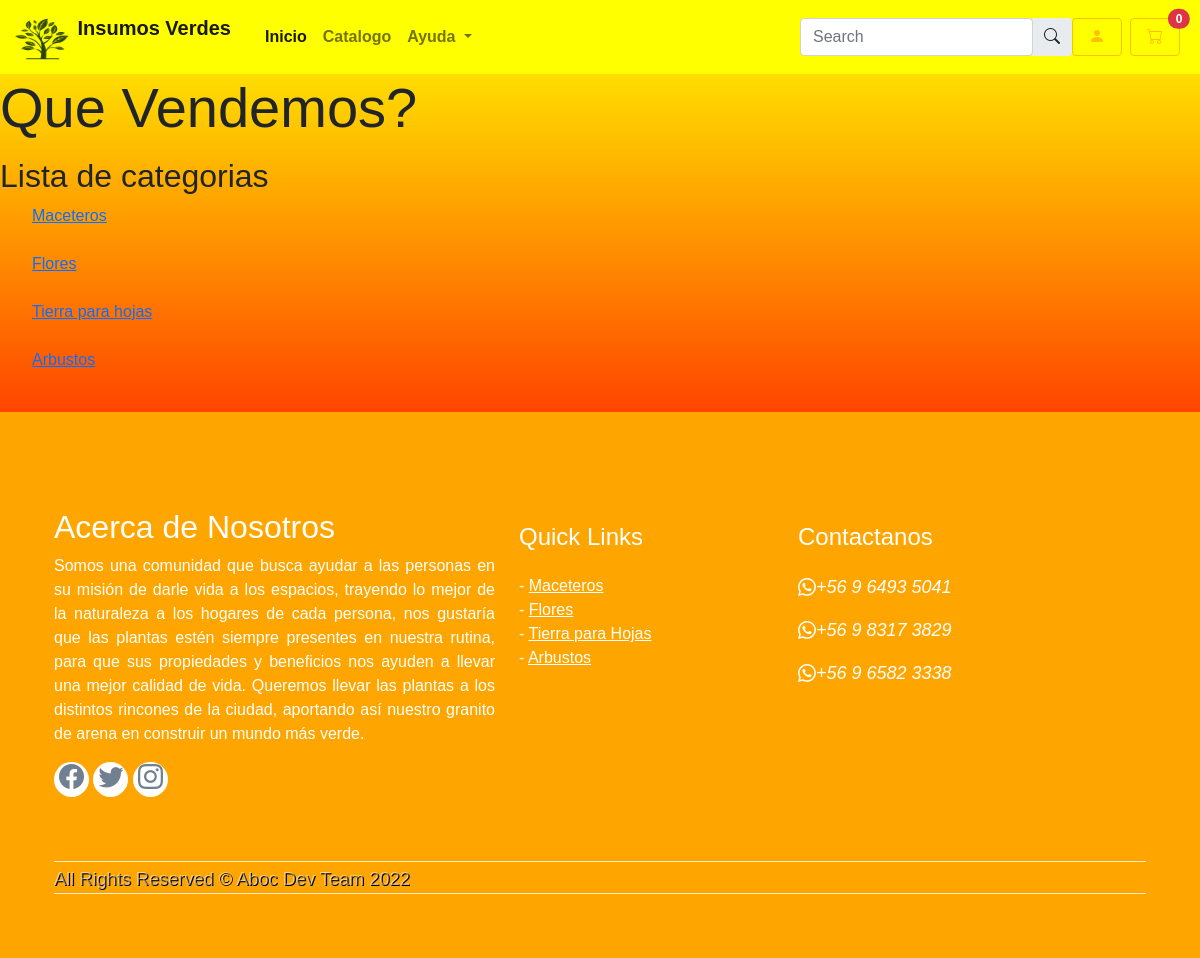
Screenshot of /quevendemos/ with the database file from the repository.
### front/models.py (models this page shows, shortened)
class Categoria(models.Model):
    idCategoria = models.IntegerField(primary_key=True, verbose_name='ID de la categoria')
    nombreCategoria = models.CharField(max_length=50, verbose_name= 'Nombre de la categoria')

### front/views.py (the view)
# urls.py: path('quevendemos/', quevendemos, name="quevendemos"),
def quevendemos(request):
    cat = Categoria.objects.all()
    contexto = {'cat': cat}
    return render(request, 'quevendemos.html', contexto)

### front/templates/quevendemos.html (shortened to what this page needs)
{% load static %}
<!DOCTYPE html>
<html lang="en">
<head>
    <link href="https://cdn.jsdelivr.net/npm/bootstrap@5.0.2/dist/css/bootstrap.min.css" rel="stylesheet"
>
    <link rel="stylesheet" href="https://cdn.jsdelivr.net/npm/bootstrap-icons@1.8.1/font/bootstrap-icons.css">
</head>
<body>
    <nav class="navbar navbar-expand-lg navbar-light" style="background-color: yellow;">
        <div class="container-fluid">
          <a class="navbar-brand" href="index.html" >
            <img src="{% static '/img/logo planta.png'%}" alt="" width="50" height="44" class="d-inline-block align-text-top">
                  Insumos Verdes
          </a>
          <div class="collapse navbar-collapse" id="navbarSupportedContent">
            <ul class="navbar-nav me-auto mb-2 mb-lg-0">
              <li class="nav-item">
                <a class="nav-link active" aria-current="page" href="index.html">Inicio</a>
              </li>
              <li class="nav-item">
                <a class="nav-link" href="catalogo.html">Catalogo</a>
              </li>
              <li class="nav-item dropdown">
                <a class="nav-link dropdown-toggle" href="#" id="navbarDropdown" role="button" data-bs-toggle="dropdown" aria-expanded="false">
                  Ayuda
                </a>
              </li>
            </ul>
            <div class="d-flex align-items-center">
            <form class="d-flex input-group w-auto">
                <input
                  type="search"
                  class="form-control rounded"
                  placeholder="Search"
                  aria-label="Search"
                  aria-describedby="search-addon"
                />
                <a class="input-group-text border-0" href="#">
                  <i class="bi bi-search"></i>
                </a>
              </form>
            </div>
              <br>
              <div class="d-flex align-items-center">
                <a href="login.html" class="btn btn-outline-warning btn-rounded px-3 me-2">
                  <i class="bi bi-person-fill"></i>
                </a>
            </div>
            <div class="d-flex align-items-center">
            <a href="carrito.html" class="cart-btn btn btn-outline-warning btn-rounded px-3 me-2 position-relative">
              <i class="bi bi-cart"></i>
              <span class="position-absolute top-0 start-100 translate-middle badge rounded-pill bg-danger">
                0
              </span>
            </a>
          </div>
        </div>
      </nav>
      <h2 class="col-12 display-4 text-capitalize mb-3">
        Que Vendemos?
    </h2>
    <h2>Lista de categorias</h2>
    <ul>
      {% block content %}
        {% for i in cat %}
          <a href="{% url 'verproductos' i.idCategoria %}">{{ i.nombreCategoria }}</a> <br><br>
        {% endfor %}
      {% endblock content %}
    </ul>
    <div class="container-fluid">
        <div class="row">
          <footer>
            <div class="mt-5 pt-5 pb-5 footer">
                <div class="container">
                    <div class="row">
                        <div class="col-lg-5 col-xs-12">
                            <h2>Acerca de Nosotros</h2>
                            <p class="pr-5 text-white">
                              Somos una comunidad que busca ayudar a las personas en su misión de darle vida a los espacios,
                              trayendo lo mejor de la naturaleza a los hogares de cada persona, nos gustaría  que las plantas estén siempre presentes en nuestra rutina,
                              para que sus propiedades y beneficios nos ayuden a llevar una mejor calidad de vida.
                              Queremos llevar las plantas a los distintos rincones de la ciudad, aportando así nuestro granito de arena en construir un mundo más verde.  </p>
                            <ul class="social">
                                <li><a href="#"><i class="bi bi-facebook"></i></a></li>
                                <li><a href="#"><i class="bi bi-twitter"></i></a></li>
                                <li><a href="#"><i class="bi bi-instagram"></i></a></li>
                            </ul>
                        </div>
                        <div class="col-lg-3 col-xs-12 links">
                            <h4 class="mt-lg-0 mt-sm-3">Quick Links</h4>
                            <ul class="m-0 p-0">
                                <li>- <a href="#">Maceteros</a></li>
                                <li>- <a href="#">Flores</a></li>
                                <li>- <a href="#">Tierra para Hojas</a></li>
                                <li>- <a href="#">Arbustos</a></li>
                            </ul>
                        </div>
                        <div class="col-lg-4 col-xs-12 location">
                            <h4 class="mt-lg-0 mt-sm-4">Contactanos</h4>
                            <p><i class="bi bi-whatsapp">+56 9 6493 5041</i></p>
                            <p><i class="bi bi-whatsapp">+56 9 8317 3829</i></p>
                            <p><i class="bi bi-whatsapp">+56 9 6582 3338</i></p>
                        </div>
                    </div>
                    <div class="row mt-5">
                        <div class="col copyright text-center">
                            <p><small class="text-white-50">
                                All Rights Reserved &copy; Aboc Dev Team 2022
                            </small></p>
                        </div>
                    </div>
                </div>
            </div>
        </footer>
      </div>
    </div>
</body>
</html>

### front/static/css/estilos.css (style rules this page uses)
body { background: linear-gradient(yellow, orangered); }
a { text-decoration: none; color: black; }
nav a { font-weight: 600; padding-right: 10px; }
p { text-align: justify; }
.navbar-brand > img { width: 60px; }
* { margin: 0; padding: 0; box-sizing: border-box; font-family: 'Poppins', sans-serif }
footer { background: orange; position: absolute; color: white; width: 100vw; }
.social { padding: 0; }
h4 { padding: 15px 0px; }
.social li { display: inline-block; background-color: white; width: 35px; height: 35px; border-radius: 50%; text-align: center; line-height: 30px; padding: 0cm; }
.social li a i { padding-top: 4px; color: slategray; transition: .3s; font-size: 25px; }
.footer .links ul { list-style-type: none; }
.footer .links li a { color: white; transition: color 0.2s; }
.footer .location i { font-size: 18px; }
.footer .copyright p { font-size: 1.3rem; text-shadow: 1px 1px black; border-top: 1px solid rgb(255, 255, 255, 0.8); border-bottom: 1px solid rgb(255, 255, 255, 0.8); }
.container { max-width: 1200px; margin: 0 auto; padding: 0 16px; }
.active { border-color: orangered !important; }

### rows the page displays
Categoria: nombreCategoria "Maceteros"
Categoria: nombreCategoria "Flores"
Categoria: nombreCategoria "Tierra para hojas"
Categoria: nombreCategoria "Arbustos"
